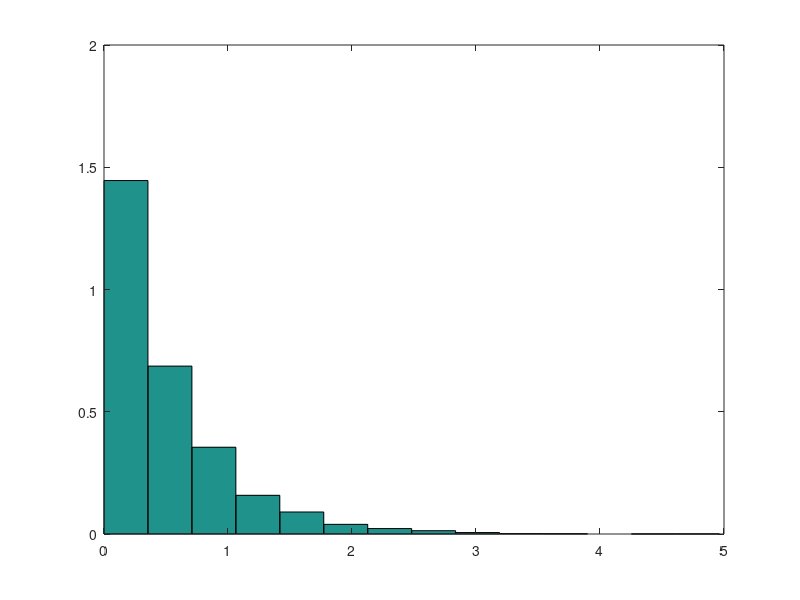

Source code (MATLAB):
clear
clc 
n = 10000;
X = rand(1, n);
X = -log(X)/2;
Mn = mean(X);
Sn = std(X);
nbins = round(1+3.322*log10(n));
minX = min(X);
maxX = max(X);
e = linspace(minX,maxX,nbins+1);
H = histc(X,e);
H(nbins) = H(nbins)+H(nbins+1);
H = H(1:nbins); % resize H
bw = (maxX-minX)/nbins; % bin width
a = e(1:nbins); % left edge sequence
b = e(2:nbins+1); % right edge sequence
bin_centers = (a+b)/2; % bin centers
bar(bin_centers,H/(bw*n),'hist')
hold on
t = linspace(min(X),max(X),150);
hold off
fprintf('Mn: %d\n', Mn);
fprintf('Sn: %d\n', Sn);